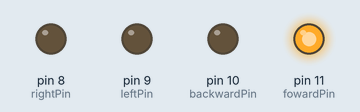
The sketch below on a simulated Arduino Uno, built with avr-gcc and run on an emulated ATmega328P. Shown: output pins drawn as LEDs (lit = HIGH).

Above: at 0.1 s.
At 2.1 s:
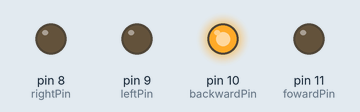
At 4.1 s:
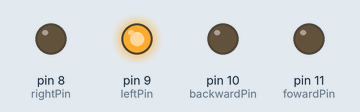
At 6.1 s:
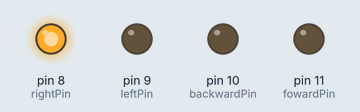
At 7.1 s:
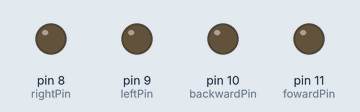
Timing chart, 0 to 8.6 s (numbered marks = the images above):
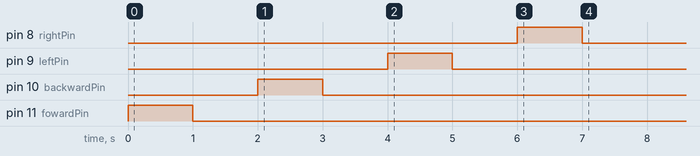

Measured:
- by itself, pin 8 (rightPin): LOW → HIGH at 6.0 s, → LOW 1.0 s later
- by itself, pin 9 (leftPin): LOW → HIGH at 4.0 s, → LOW 1.0 s later
- by itself, pin 10 (backwardPin): LOW → HIGH at 2.0 s, → LOW 1.0 s later
- by itself, pin 11 (fowardPin): LOW → HIGH at 0.00 s, → LOW 1.0 s later

The sketch:

ControlTests.ino
```cpp
const int fowardPin = 11;
const int backwardPin = 10;
const int leftPin = 9;
const int rightPin = 8;

void setup() {
  pinMode(fowardPin, OUTPUT);
  pinMode(backwardPin, OUTPUT);
  pinMode(leftPin, OUTPUT);
  pinMode(rightPin, OUTPUT);
}

void loop()
{
  digitalWrite(fowardPin, HIGH);
  delay(1000);
  digitalWrite(fowardPin,LOW);
  delay(1000);
  digitalWrite(backwardPin, HIGH);
  delay(1000);
  digitalWrite(backwardPin,LOW);
  delay(1000);
  digitalWrite(leftPin, HIGH);
  delay(1000);
  digitalWrite(leftPin,LOW);
  delay(1000);
  digitalWrite(rightPin, HIGH);
  delay(1000);
  digitalWrite(rightPin,LOW);

  delay(10000000);
}
```
